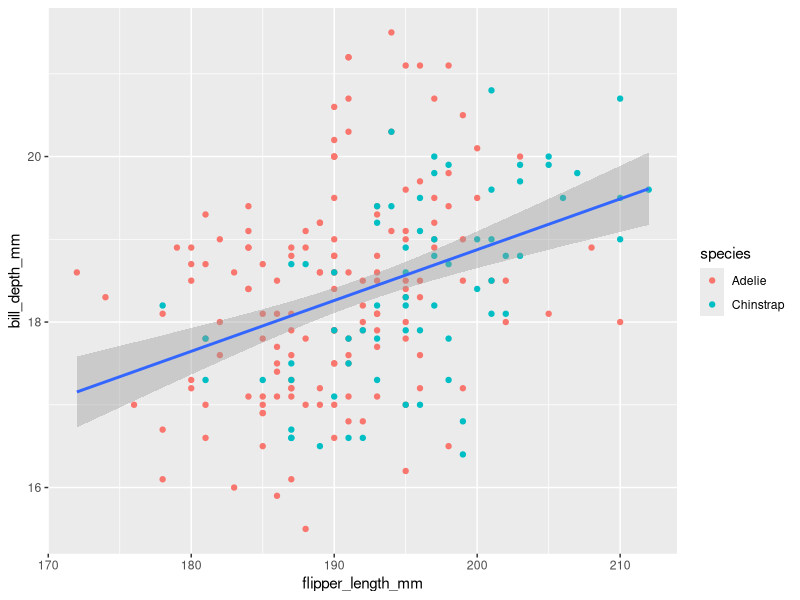
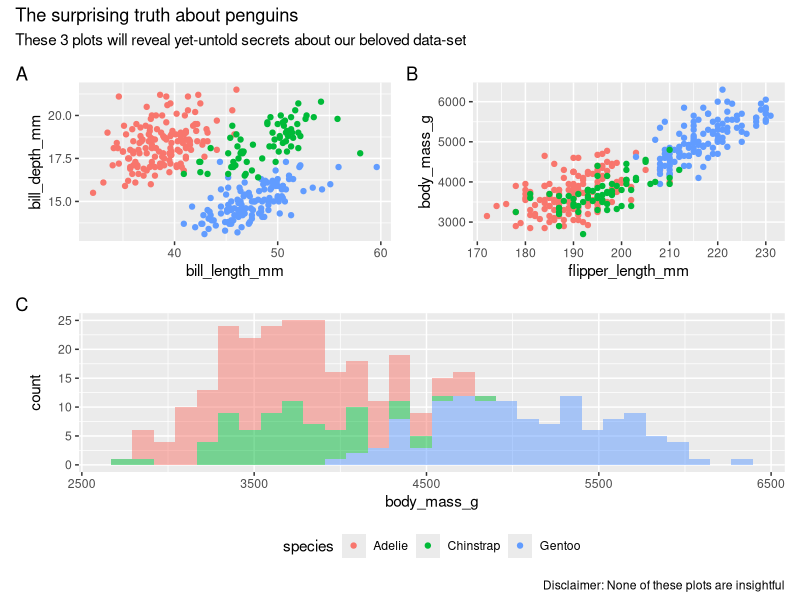

The R source for these figures, in order:
## ---- chunk 1
knitr::opts_chunk$set(
  message = FALSE,
  out.width = "80%", 
  fig.width = 6, 
  fig.asp = 0.618,
  dpi = 300,
  echo = FALSE
  )
## ---- chunk 2
library(tidyverse)       # for data wrangling and visualisation
library(broom)           # for tidy model output
library(glue)            # for gluing strings to data
library(knitr)           # for kable
library(palmerpenguins)  # for data
library(patchwork)       # for laying out multiple plots
## ---- chunk 3
penguins_nongentoo <- penguins %>%
  filter(species != "Gentoo")
## ---- chunk 4
penguins %>%
  group_by(species) %>%
  summarise(
    mean_bill_length_mm = mean(bill_length_mm, na.rm = TRUE), 
    mean_bill_depth_mm = mean(bill_depth_mm, na.rm = TRUE), 
    mean_flipper_length_mm = mean(flipper_length_mm, na.rm = TRUE), 
    mean_body_mass_g = mean(body_mass_g, na.rm = TRUE) 
  ) %>%
  kable(caption = "Summary statistics")
## ---- chunk 5
m_bl_fl <- lm(bill_depth_mm ~ flipper_length_mm, data = penguins_nongentoo)
tidy_m_bl_fl <- tidy(m_bl_fl)
kable(tidy_m_bl_fl, 
      caption = "Regression output for predicting bill depth from flipper length.", 
      digits = 2)
## ---- chunk 6
ggplot(penguins_nongentoo) +
  geom_point(aes(x = flipper_length_mm, y = bill_depth_mm, color = species)) +
  geom_smooth(aes(x = flipper_length_mm, y = bill_depth_mm), method = "lm") 
## ---- chunk 7
p1 <- ggplot(penguins, aes(x = bill_length_mm, y = bill_depth_mm, color = species)) +
  geom_point()

p2 <- ggplot(penguins, aes(x = flipper_length_mm, y = body_mass_g, color = species)) +
  geom_point()

p3 <- ggplot(penguins, aes(x = body_mass_g, fill = species)) +
  geom_histogram(alpha = 0.5) +
  guides(fill = FALSE)

(p1 + p2) / p3 +
  plot_annotation(
    tag_levels = "A",
    title = "The surprising truth about penguins",
    subtitle = "These 3 plots will reveal yet-untold secrets about our beloved data-set",
    caption = "Disclaimer: None of these plots are insightful"
    ) + 
  plot_layout(guides = "collect") & theme(legend.position = "bottom")
